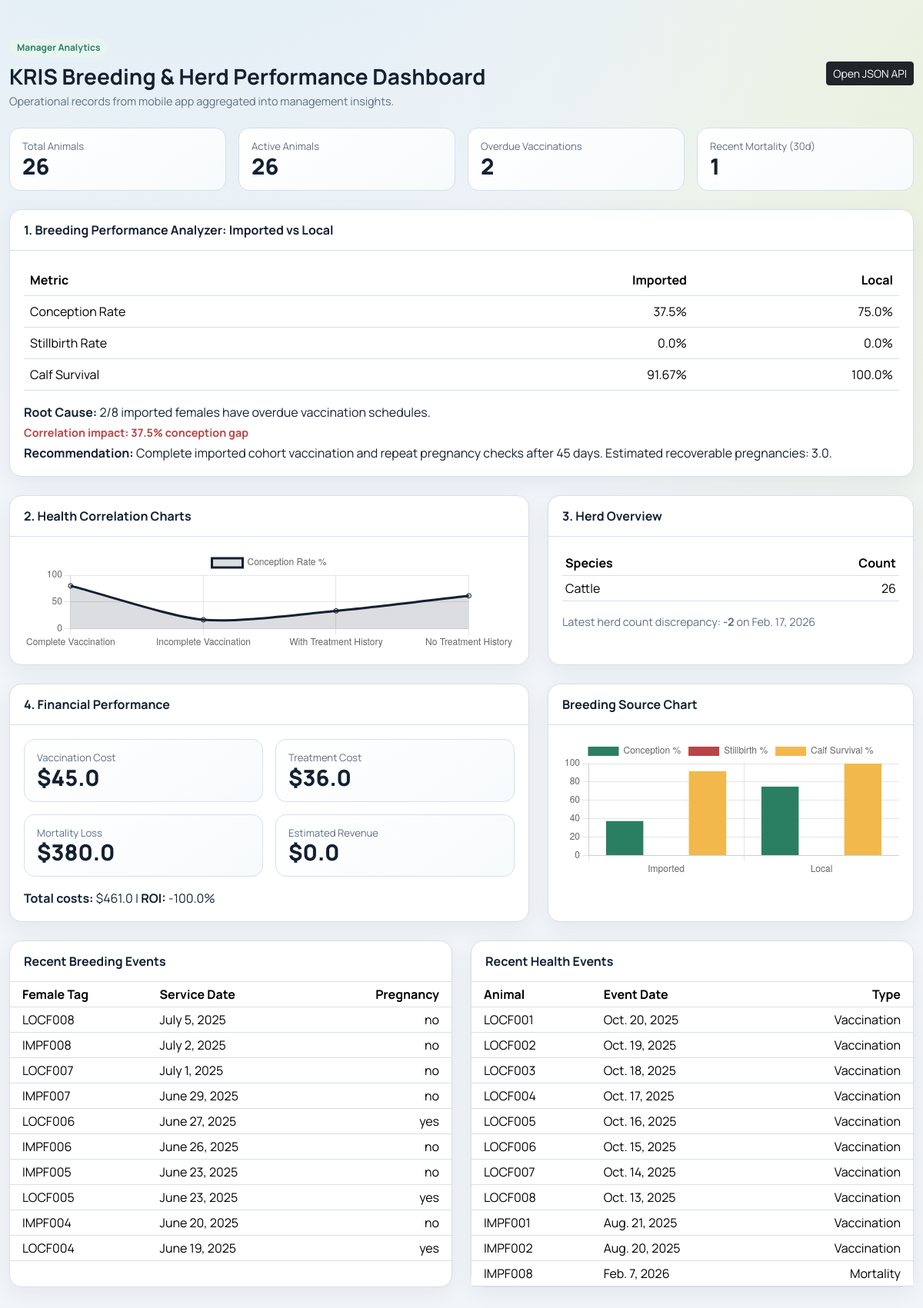
/dashboard/, run on the app's committed database.
### apps/operations/models.py (models this page shows, shortened)
class HerdCount(models.Model):
    id = models.UUIDField(primary_key=True, default=uuid.uuid4, editable=False)
    ranch = models.ForeignKey(Ranch, on_delete=models.CASCADE, related_name='herd_counts')
    count_date = models.DateField(db_index=True)
    species = models.CharField(max_length=20)
    expected_count = models.IntegerField()
    actual_count = models.IntegerField()
    difference = models.IntegerField()
    grazing_zone = models.CharField(max_length=100, blank=True)
    notes = models.TextField(blank=True)
    counted_by = models.ForeignKey(Staff, on_delete=models.SET_NULL, null=True, blank=True, related_name='counts_performed')
    recorded_by = models.ForeignKey(User, on_delete=models.SET_NULL, null=True, related_name='count_records')
    created_at = models.DateTimeField(auto_now_add=True)
    class Meta:
        db_table = 'herd_counts'
        ordering = ['-count_date']
        indexes = [
            models.Index(fields=['ranch', '-count_date']),
        ]

### apps/breeding/models.py (models this page shows, shortened)
class BreedingEvent(models.Model):
    METHOD_CHOICES = [
        ('natural', 'Natural Service'),
        ('artificial_insemination', 'Artificial Insemination'),
    ]
    PREGNANCY_CHOICES = [
        ('pending', 'Pending'),
        ('yes', 'Confirmed Pregnant'),
        ('no', 'Not Pregnant'),
    ]
    OUTCOME_CHOICES = [
        ('live_birth', 'Live Birth'),
        ('stillbirth', 'Stillbirth'),
        ('abortion', 'Abortion'),
        ('failed_conception', 'Failed Conception'),
    ]
    id = models.UUIDField(primary_key=True, default=uuid.uuid4, editable=False)
    female_tag = models.ForeignKey(Animal, on_delete=models.CASCADE, to_field='tag_number', related_name='breeding_as_dam')
    male_tag = models.ForeignKey(Animal, on_delete=models.SET_NULL, to_field='tag_number', null=True, blank=True, related_name='breeding_as_sire')
    semen_batch_id = models.CharField(max_length=100, blank=True)
    heat_detected_date = models.DateField(null=True, blank=True)
    service_date = models.DateField(db_index=True)
    method = models.CharField(max_length=30, choices=METHOD_CHOICES)
    pregnancy_confirmed = models.CharField(max_length=20, choices=PREGNANCY_CHOICES, default='pending')
    pregnancy_check_date = models.DateField(null=True, blank=True)
    expected_delivery_date = models.DateField(null=True, blank=True, db_index=True)
    actual_delivery_date = models.DateField(null=True, blank=True)
    outcome = models.CharField(max_length=30, choices=OUTCOME_CHOICES, blank=True)
    number_of_offspring = models.IntegerField(default=1)
    offspring_tags = models.TextField(blank=True)  # Comma-separated
    notes = models.TextField(blank=True)
    recorded_by = models.ForeignKey(User, on_delete=models.SET_NULL, null=True, related_name='breeding_records')
    created_at = models.DateTimeField(auto_now_add=True)
    updated_at = models.DateTimeField(auto_now=True)
    class Meta:
        db_table = 'breeding_events'
        ordering = ['-service_date']
        indexes = [
            models.Index(fields=['female_tag', '-service_date']),
        ]

### apps/health/models.py (models this page shows, shortened)
class Vaccination(models.Model):
    id = models.UUIDField(primary_key=True, default=uuid.uuid4, editable=False)
    animal_tag = models.ForeignKey(Animal, on_delete=models.CASCADE, to_field='tag_number', related_name='vaccinations')
    vaccine_type = models.CharField(max_length=100)
    disease_targeted = models.CharField(max_length=100, blank=True)
    date_administered = models.DateField(db_index=True)
    administered_by = models.ForeignKey(Staff, on_delete=models.SET_NULL, null=True, blank=True, related_name='vaccinations_administered')
    next_due_date = models.DateField(null=True, blank=True, db_index=True)
    batch_number = models.CharField(max_length=50, blank=True)
    location = models.CharField(max_length=50, blank=True)
    cost = models.DecimalField(max_digits=10, decimal_places=2, null=True, blank=True)
    notes = models.TextField(blank=True)
    recorded_by = models.ForeignKey(User, on_delete=models.SET_NULL, null=True, related_name='vaccination_records')
    created_at = models.DateTimeField(auto_now_add=True)
    class Meta:
        db_table = 'vaccinations'
        ordering = ['-date_administered']
        indexes = [
            models.Index(fields=['animal_tag', '-date_administered']),
        ]

class Mortality(models.Model):
    id = models.UUIDField(primary_key=True, default=uuid.uuid4, editable=False)
    animal_tag = models.ForeignKey(Animal, on_delete=models.CASCADE, to_field='tag_number', related_name='mortality_record')
    death_date = models.DateField(db_index=True)
    age_at_death_months = models.IntegerField(null=True, blank=True)
    cause = models.CharField(max_length=200, blank=True)
    vet_confirmed = models.BooleanField(default=False)
    carcass_disposed = models.BooleanField(default=False)
    estimated_value = models.DecimalField(max_digits=10, decimal_places=2, null=True, blank=True)
    notes = models.TextField(blank=True)
    recorded_by = models.ForeignKey(User, on_delete=models.SET_NULL, null=True, related_name='mortality_records')
    created_at = models.DateTimeField(auto_now_add=True)
    class Meta:
        db_table = 'mortality'
        ordering = ['-death_date']

### apps/analytics/views.py (the view)
# urls.py: path('dashboard/', dashboard_view, name='dashboard'),
def dashboard_view(request):
    context = build_dashboard_data()
    return render(request, "analytics/dashboard.html", context)

### apps/analytics/templates/analytics/dashboard.html (shortened to what this page needs)
<!DOCTYPE html>
<html lang="en">
<head>
  <link href="https://cdn.jsdelivr.net/npm/bootstrap@5.3.3/dist/css/bootstrap.min.css" rel="stylesheet">
</head>
<body>
  <div class="container shell py-4 py-md-5">
    <div class="d-flex flex-wrap gap-3 justify-content-between align-items-center mb-4">
      <div>
        <div class="metric-pill mb-2">Manager Analytics</div>
        <h1 class="h3 fw-bold mb-1">KRIS Breeding & Herd Performance Dashboard</h1>
        <p class="subtle mb-0">Operational records from mobile app aggregated into management insights.</p>
      </div>
      <a href="/api/analytics/dashboard/" class="btn btn-dark btn-sm">Open JSON API</a>
    </div>
    <div class="row g-3 mb-4">
      <div class="col-6 col-lg-3"><div class="kpi"><div class="label">Total Animals</div><div class="value">{{ kpis.total_animals }}</div></div></div>
      <div class="col-6 col-lg-3"><div class="kpi"><div class="label">Active Animals</div><div class="value">{{ kpis.active_animals }}</div></div></div>
      <div class="col-6 col-lg-3"><div class="kpi"><div class="label">Overdue Vaccinations</div><div class="value">{{ kpis.overdue_vaccinations }}</div></div></div>
      <div class="col-6 col-lg-3"><div class="kpi"><div class="label">Recent Mortality (30d)</div><div class="value">{{ kpis.recent_mortality_30_days }}</div></div></div>
    </div>
    <div class="row g-4 mb-4">
      <div class="col-12">
        <section class="panel">
          <div class="panel-header">1. Breeding Performance Analyzer: Imported vs Local</div>
          <div class="panel-body">
            <div class="table-responsive mb-3">
              <table class="table align-middle mb-0">
                <thead>
                  <tr>
                    <th>Metric</th>
                    <th class="text-end">Imported</th>
                    <th class="text-end">Local</th>
                  </tr>
                </thead>
                <tbody>
                  <tr>
                    <td>Conception Rate</td>
                    <td class="text-end">{{ breeding_analyzer.comparison.0.conception_rate }}%</td>
                    <td class="text-end">{{ breeding_analyzer.comparison.1.conception_rate }}%</td>
                  </tr>
                  <tr>
                    <td>Stillbirth Rate</td>
                    <td class="text-end">{{ breeding_analyzer.comparison.0.stillbirth_rate }}%</td>
                    <td class="text-end">{{ breeding_analyzer.comparison.1.stillbirth_rate }}%</td>
                  </tr>
                  <tr>
                    <td>Calf Survival</td>
                    <td class="text-end">{{ breeding_analyzer.comparison.0.calf_survival_rate }}%</td>
                    <td class="text-end">{{ breeding_analyzer.comparison.1.calf_survival_rate }}%</td>
                  </tr>
                </tbody>
              </table>
            </div>
            <p class="mb-1"><strong>Root Cause:</strong> {{ breeding_analyzer.root_cause.message }}</p>
            <p class="impact mb-1">Correlation impact: {{ breeding_analyzer.root_cause.correlation_impact }}% conception gap</p>
            <p class="mb-0"><strong>Recommendation:</strong> {{ breeding_analyzer.recommendation.action }} Estimated recoverable pregnancies: {{ breeding_analyzer.recommendation.estimated_recoverable_pregnancies }}.</p>
          </div>
        </section>
      </div>
    </div>
    <div class="row g-4 mb-4">
      <div class="col-12 col-xl-7">
        <section class="panel h-100">
          <div class="panel-header">2. Health Correlation Charts</div>
          <div class="panel-body">
            <canvas id="healthChart" height="130"></canvas>
          </div>
        </section>
      </div>
      <div class="col-12 col-xl-5">
        <section class="panel h-100">
          <div class="panel-header">3. Herd Overview</div>
          <div class="panel-body">
            <div class="table-responsive mb-3">
              <table class="table table-sm mb-0">
                <thead><tr><th>Species</th><th class="text-end">Count</th></tr></thead>
                <tbody>
                  {% for row in herd_overview.animals_by_species %}
                    <tr><td>{{ row.species|title }}</td><td class="text-end">{{ row.total }}</td></tr>
                  {% empty %}
                    <tr><td colspan="2" class="text-center subtle">No records</td></tr>
                  {% endfor %}
                </tbody>
              </table>
            </div>
            <div class="subtle">
              Latest herd count discrepancy:
              <strong>{{ kpis.last_count_difference }}</strong>
              {% if herd_overview.latest_count %}
                on {{ herd_overview.latest_count.count_date }}
              {% endif %}
            </div>
          </div>
        </section>
      </div>
    </div>
    <div class="row g-4 mb-4">
      <div class="col-12 col-xl-7">
        <section class="panel h-100">
          <div class="panel-header">4. Financial Performance</div>
          <div class="panel-body">
            <div class="row g-3 mb-3">
              <div class="col-6"><div class="kpi"><div class="label">Vaccination Cost</div><div class="value">${{ financial_performance.vaccine_cost }}</div></div></div>
              <div class="col-6"><div class="kpi"><div class="label">Treatment Cost</div><div class="value">${{ financial_performance.treatment_cost }}</div></div></div>
              <div class="col-6"><div class="kpi"><div class="label">Mortality Loss</div><div class="value">${{ financial_performance.mortality_loss }}</div></div></div>
              <div class="col-6"><div class="kpi"><div class="label">Estimated Revenue</div><div class="value">${{ financial_performance.estimated_revenue }}</div></div></div>
            </div>
            <p class="mb-0"><strong>Total costs:</strong> ${{ financial_performance.total_costs }} | <strong>ROI:</strong> {{ financial_performance.roi_percent }}%</p>
          </div>
        </section>
      </div>
      <div class="col-12 col-xl-5">
        <section class="panel h-100">
          <div class="panel-header">Breeding Source Chart</div>
          <div class="panel-body">
            <canvas id="breedingChart" height="180"></canvas>
          </div>
        </section>
      </div>
    </div>
    <div class="row g-4">
      <div class="col-12 col-xl-6">
        <section class="panel h-100">
          <div class="panel-header">Recent Breeding Events</div>
          <div class="panel-body p-0">
            <div class="table-responsive">
              <table class="table table-sm mb-0">
                <thead><tr><th class="ps-3">Female Tag</th><th>Service Date</th><th class="text-end pe-3">Pregnancy</th></tr></thead>
                <tbody>
                  {% for row in recent.breeding %}
                    <tr><td class="ps-3">{{ row.female_tag_id }}</td><td>{{ row.service_date }}</td><td class="text-end pe-3">{{ row.pregnancy_confirmed }}</td></tr>
                  {% empty %}
                    <tr><td colspan="3" class="text-center subtle py-3">No breeding records</td></tr>
                  {% endfor %}
                </tbody>
              </table>
            </div>
          </div>
        </section>
      </div>
      <div class="col-12 col-xl-6">
        <section class="panel h-100">
          <div class="panel-header">Recent Health Events</div>
          <div class="panel-body p-0">
            <div class="table-responsive">
              <table class="table table-sm mb-0">
                <thead><tr><th class="ps-3">Animal</th><th>Event Date</th><th class="text-end pe-3">Type</th></tr></thead>
                <tbody>
                  {% for row in recent.vaccinations %}
                    <tr><td class="ps-3">{{ row.animal_tag_id }}</td><td>{{ row.date_administered }}</td><td class="text-end pe-3">Vaccination</td></tr>
                  {% endfor %}
                  {% for row in recent.mortality %}
                    <tr><td class="ps-3">{{ row.animal_tag_id }}</td><td>{{ row.death_date }}</td><td class="text-end pe-3">Mortality</td></tr>
                  {% endfor %}
                </tbody>
              </table>
            </div>
          </div>
        </section>
      </div>
    </div>
  </div>
  <script>
    const charts = JSON.parse(document.getElementById("chart-data").textContent);
    new Chart(document.getElementById("breedingChart"), {
      type: "bar",
      data: {
        labels: charts.breeding_comparison.labels,
        datasets: [
          { label: "Conception %", data: charts.breeding_comparison.conception_rate, backgroundColor: "#2a7f62" },
          { label: "Stillbirth %", data: charts.breeding_comparison.stillbirth_rate, backgroundColor: "#b84545" },
          { label: "Calf Survival %", data: charts.breeding_comparison.calf_survival_rate, backgroundColor: "#f2b84b" }
        ]
      },
      options: { responsive: true, maintainAspectRatio: false, scales: { y: { beginAtZero: true, max: 100 } } }
    });
    new Chart(document.getElementById("healthChart"), {
      type: "line",
      data: {
        labels: charts.health_correlation.labels,
        datasets: [{
          label: "Conception Rate %",
          data: charts.health_correlation.conception_rate,
          borderColor: "#132032",
          backgroundColor: "rgba(19,32,50,0.15)",
          fill: true,
          tension: 0.25
        }]
      },
      options: { responsive: true, maintainAspectRatio: false, scales: { y: { beginAtZero: true, max: 100 } } }
    });
  </script>
</body>
</html>

### data on the page
HerdCount: latest_count.count_date "Feb. 17, 2026"
BreedingEvent: female_tag_id "LOCF008", service_date "July 5, 2025", pregnancy_confirmed "no"
BreedingEvent: female_tag_id "IMPF008", service_date "July 2, 2025", pregnancy_confirmed "no"
BreedingEvent: female_tag_id "LOCF007", service_date "July 1, 2025", pregnancy_confirmed "no"
BreedingEvent: female_tag_id "IMPF007", service_date "June 29, 2025", pregnancy_confirmed "no"
BreedingEvent: female_tag_id "LOCF006", service_date "June 27, 2025", pregnancy_confirmed "yes"
BreedingEvent: female_tag_id "IMPF006", service_date "June 26, 2025", pregnancy_confirmed "no"
BreedingEvent: female_tag_id "IMPF005", service_date "June 23, 2025", pregnancy_confirmed "no"
BreedingEvent: female_tag_id "LOCF005", service_date "June 23, 2025", pregnancy_confirmed "yes"
BreedingEvent: female_tag_id "IMPF004", service_date "June 20, 2025", pregnancy_confirmed "no"
BreedingEvent: female_tag_id "LOCF004", service_date "June 19, 2025", pregnancy_confirmed "yes"
Vaccination: animal_tag_id "LOCF001", date_administered "Oct. 20, 2025"
Vaccination: animal_tag_id "LOCF002", date_administered "Oct. 19, 2025"
Vaccination: animal_tag_id "LOCF003", date_administered "Oct. 18, 2025"
Vaccination: animal_tag_id "LOCF004", date_administered "Oct. 17, 2025"
Vaccination: animal_tag_id "LOCF005", date_administered "Oct. 16, 2025"
Vaccination: animal_tag_id "LOCF006", date_administered "Oct. 15, 2025"
Vaccination: animal_tag_id "LOCF007", date_administered "Oct. 14, 2025"
Vaccination: animal_tag_id "LOCF008", date_administered "Oct. 13, 2025"
Vaccination: animal_tag_id "IMPF001", date_administered "Aug. 21, 2025"
Vaccination: animal_tag_id "IMPF002", date_administered "Aug. 20, 2025"
Mortality: animal_tag_id "IMPF008", death_date "Feb. 7, 2026"

### other printed values
{{ kpis.total_animals }} "26"
{{ kpis.active_animals }} "26"
{{ kpis.overdue_vaccinations }} "2"
{{ kpis.recent_mortality_30_days }} "1"
{{ breeding_analyzer.comparison.0.conception_rate }} "37.5"
{{ breeding_analyzer.comparison.1.conception_rate }} "75.0"
{{ breeding_analyzer.comparison.0.stillbirth_rate }} "0.0"
{{ breeding_analyzer.comparison.1.stillbirth_rate }} "0.0"
{{ breeding_analyzer.comparison.0.calf_survival_rate }} "91.67"
{{ breeding_analyzer.comparison.1.calf_survival_rate }} "100.0"
{{ breeding_analyzer.root_cause.message }} "2/8 imported females have overdue vaccination schedules."
{{ breeding_analyzer.root_cause.correlation_impact }} "37.5"
{{ breeding_analyzer.recommendation.action }} "Complete imported cohort vaccination and repeat pregnancy checks after 45 days."
{{ breeding_analyzer.recommendation.estimated_recoverable_pregnancies }} "3.0"
{{ row.species|title }} "Cattle"
